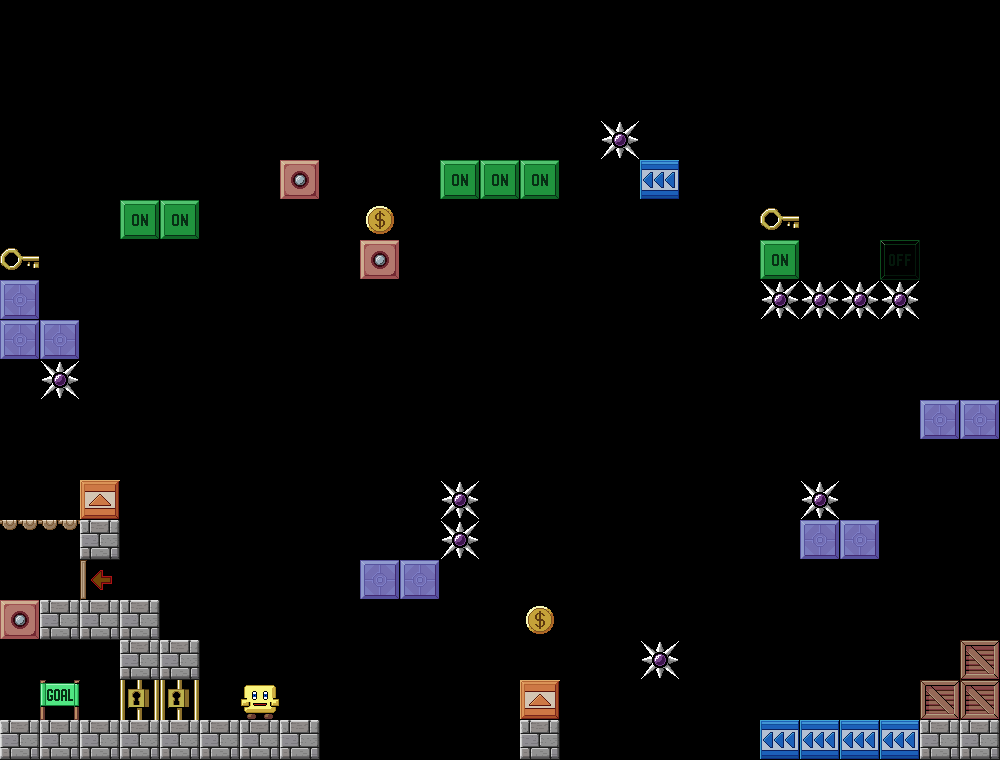

This game map was drawn from its Tiled (.tmx) file and the tilesets committed beside it. A one-line description and the full map source follow:
An orthogonal 25x19 tile map with 40x40 px tiles, 1 tile layer (Level29).

<map version="1.1" tiledversion="2018.09.12" orientation="orthogonal" renderorder="right-down" width="25" height="19" tilewidth="40" tileheight="40" infinite="0" nextlayerid="53" nextobjectid="1">
 <tileset firstgid="1" source="TileSetLevels.tsx" />
 <layer id="52" name="Level29" width="25" height="19">
  <data encoding="csv">
0,0,0,0,0,0,0,0,0,0,0,0,0,0,0,0,0,0,0,0,0,0,0,0,0,
0,0,0,0,0,0,0,0,0,0,0,0,0,0,0,0,0,0,0,0,0,0,0,0,0,
0,0,0,0,0,0,0,0,0,0,0,0,0,0,0,0,0,0,0,0,0,0,0,0,0,
0,0,0,0,0,0,0,0,0,0,0,0,0,0,0,5,0,0,0,0,0,0,0,0,0,
0,0,0,0,0,0,0,9,0,0,0,11,11,11,0,0,12,0,0,0,0,0,0,0,0,
0,0,0,11,11,0,0,0,0,4,0,0,0,0,0,0,0,0,0,6,0,0,0,0,0,
6,0,0,0,0,0,0,0,0,9,0,0,0,0,0,0,0,0,0,11,0,0,7,0,0,
16,0,0,0,0,0,0,0,0,0,0,0,0,0,0,0,0,0,0,5,5,5,5,0,0,
16,16,0,0,0,0,0,0,0,0,0,0,0,0,0,0,0,0,0,0,0,0,0,0,0,
0,5,0,0,0,0,0,0,0,0,0,0,0,0,0,0,0,0,0,0,0,0,0,0,0,
0,0,0,0,0,0,0,0,0,0,0,0,0,0,0,0,0,0,0,0,0,0,0,16,16,
0,0,0,0,0,0,0,0,0,0,0,0,0,0,0,0,0,0,0,0,0,0,0,0,0,
0,0,8,0,0,0,0,0,0,0,0,5,0,0,0,0,0,0,0,0,5,0,0,0,0,
18,18,15,0,0,0,0,0,0,0,0,5,0,0,0,0,0,0,0,0,16,16,0,0,0,
0,0,19,0,0,0,0,0,0,16,16,0,0,0,0,0,0,0,0,0,0,0,0,0,0,
9,15,15,15,0,0,0,0,0,0,0,0,0,4,0,0,0,0,0,0,0,0,0,0,0,
0,0,0,15,15,0,0,0,0,0,0,0,0,0,0,0,5,0,0,0,0,0,0,0,17,
0,3,0,10,10,0,2,0,0,0,0,0,0,8,0,0,0,0,0,0,0,0,0,17,17,
15,15,15,15,15,15,15,15,0,0,0,0,0,15,0,0,0,0,0,12,12,12,12,15,15
</data>
 </layer>
</map>
